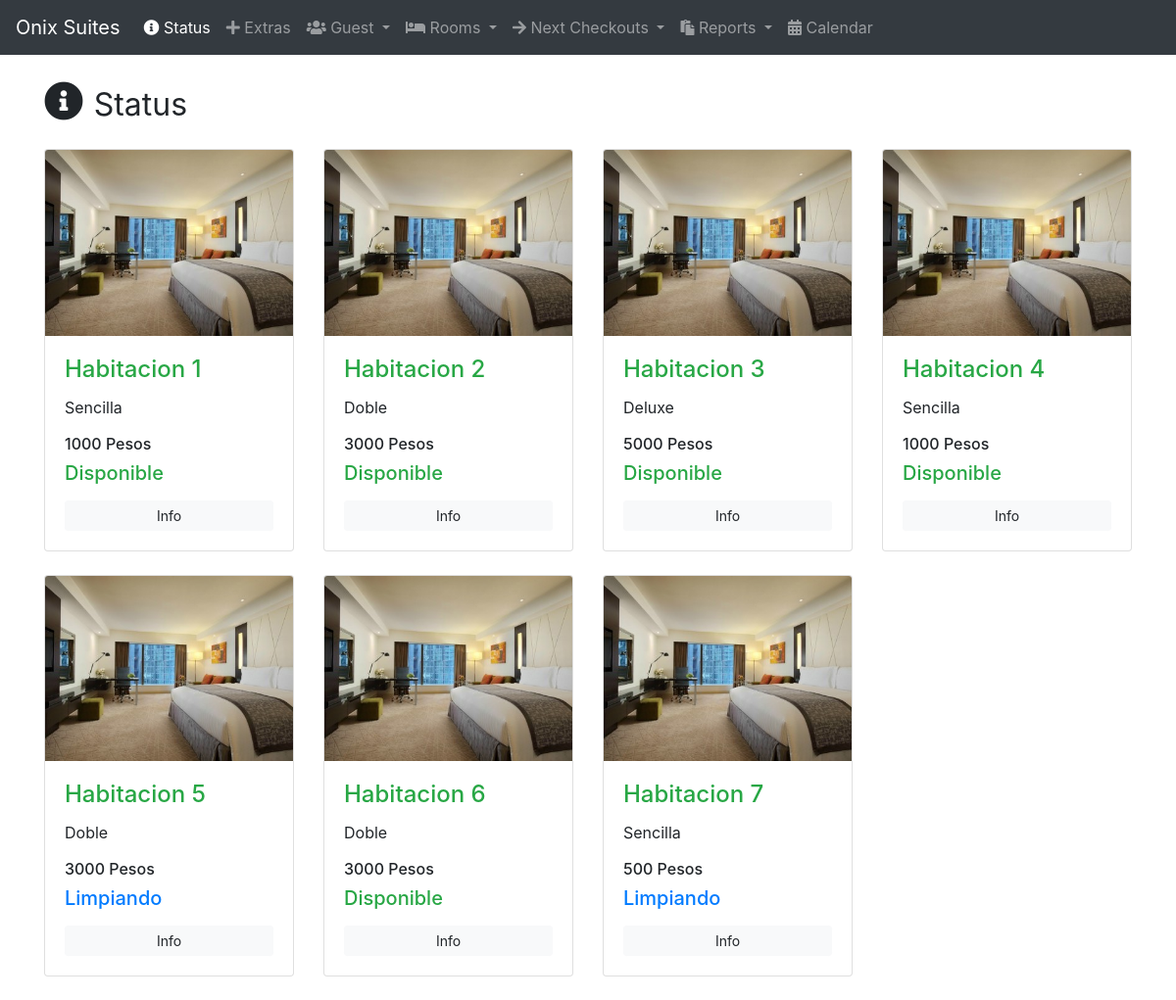
The page / on the database its author committed.
### tables this page shows
CREATE TABLE `rooms` (
  `room_id` int(11) NOT NULL,
  `categoria` varchar(30) NOT NULL,
  `precio` int(11) NOT NULL,
  `estado` varchar(30) NOT NULL
);

### index.php (the view, shortened to what this page needs)
<?php include 'nav.php'; ?>
  <body>
    <div class="container">
      <h1 class="my-4"><i class="fas fa-info-circle"></i>
        <small>Status</small>
      </h1>
      <div class="row">
    <?php
    $sql = "SELECT *  FROM rooms";
    $result = mysqli_query($mysqli, $sql);
    if (mysqli_num_rows($result) > 0) {
      while($row = mysqli_fetch_assoc($result)) {
    echo '
    <div class="col-lg-3 col-sm-6 mb-4">
      <div class="card h-100 ">
        <a href="#"><img class="card-img-top " src="room.jpg" alt=""></a>
        <div class="card-body">
          <h4 class="card-title">
            <a href="#" class="text-success">Habitacion '.$row['room_id'].'</a>
          </h4>
          <p class="card-text">'.$row['categoria'].'</p>
          <h6 class="card-text">'.$row['precio']. ' Pesos</h6>
          <h5 class="card-text"><p class="';if($row['estado']=="Disponible"){echo "text-success";}elseif($row['estado']=="Ocupado"){echo "text-danger";}elseif($row['estado']=="Limpiando"){echo "text-primary";}elseif($row['estado']=="Mantenimiento"){echo "text-warning";}
          echo '"</p>'.$row['estado'].'</h5>
          <form action="';if($row['estado']=="Disponible"){echo "sessionindex.php";}elseif ($row['estado']=="Ocupado") {echo "room_status_session.php";}else {echo "room_management.php";} echo '" method="post">
          <input type="text" hidden id="room_id" name="room_id" value="'.$row['room_id'].'">
          <input type="text" hidden id="estado" name="estado" value="'.$row['estado'].'">
          <input type="text" hidden id="categoria" name="categoria" value="'.$row['categoria'].'">
          <input type="text" hidden id="precio" name="precio" value="'.$row['precio'].'">
          <input type="text" hidden id="variabledepaso" name="variabledepaso" value="si">
          <button type="button submit" class="btn btn-light btn-sm btn-block">Info</button>
          </form>
        </div>
      </div>
    </div>';
      }
    } else {
      echo "0 results";
    }
     ?>
      </div>
    </div>
      </body
    <script src="https://code.jquery.com/jquery-3.3.1.slim.min.js"></script>
          </body>
    </html>

### nav.php (shortened to what this page needs)
<!doctype html>
<html lang="en">
  <head>
    <link rel="stylesheet" href="https://stackpath.bootstrapcdn.com/bootstrap/4.3.1/css/bootstrap.min.css">
    <link rel="stylesheet" href="https://use.fontawesome.com/releases/v5.8.1/css/all.css">
  </head>
  <body>
    <nav class="navbar navbar-expand-md navbar-dark bg-dark mb-4">
  <a class="navbar-brand" href="index.php">Onix Suites</a>
  <div class="collapse navbar-collapse" id="navbarCollapse">
    <ul class="navbar-nav mr-auto">
      <li class="nav-item active">
        <a class="nav-link" href="index.php"><i class="fas fa-info-circle"></i> Status <span class="sr-only">(current)</span></a>
      </li>
      <li class="nav-item ">
        <a class="nav-link" href="extras.php"><i class="fas fa-plus"></i> Extras <span class="sr-only">(current)</span></a>
      </li>
      <li class="nav-item dropdown">
       <a class="nav-link dropdown-toggle" href="#" id="navbarDropdown" role="button" data-toggle="dropdown" aria-haspopup="true" aria-expanded="false">
         <i class="fas fa-users"></i> Guest
       </a>
     </li>
     <li class="nav-item dropdown">
      <a class="nav-link dropdown-toggle" href="#" id="navbarDropdown" role="button" data-toggle="dropdown" aria-haspopup="true" aria-expanded="false">
        <i class="fas fa-bed"></i> Rooms
      </a>
    </li>
    <li class="nav-item dropdown">
     <a class="nav-link dropdown-toggle" href="#" id="navbarDropdown" role="button" data-toggle="dropdown" aria-haspopup="true" aria-expanded="false">
       <i class="fas fa-arrow-right"></i> Next Checkouts
     </a>
   </li>
   <li class="nav-item dropdown">
    <a class="nav-link dropdown-toggle" href="#" id="navbarDropdown" role="button" data-toggle="dropdown" aria-haspopup="true" aria-expanded="false">
      <i class="fas fa-paste"></i> Reports
    </a>
  </li>
  <li class="nav-item ">
    <a class="nav-link" href="calendar.php"><i class="fas fa-calendar-alt"></i> Calendar <span class="sr-only"></span></a>
  </li>
    </ul>
  </div>
</nav>
</head>

### rows shown on the page
rooms: room_id "1", categoria "Sencilla", precio "1000", estado "Disponible"
rooms: room_id "2", categoria "Doble", precio "3000", estado "Disponible"
rooms: room_id "3", categoria "Deluxe", precio "5000", estado "Disponible"
rooms: room_id "4", categoria "Sencilla", precio "1000", estado "Disponible"
rooms: room_id "5", categoria "Doble", precio "3000", estado "Limpiando"
rooms: room_id "6", categoria "Doble", precio "3000", estado "Disponible"
rooms: room_id "7", categoria "Sencilla", precio "500", estado "Limpiando"
